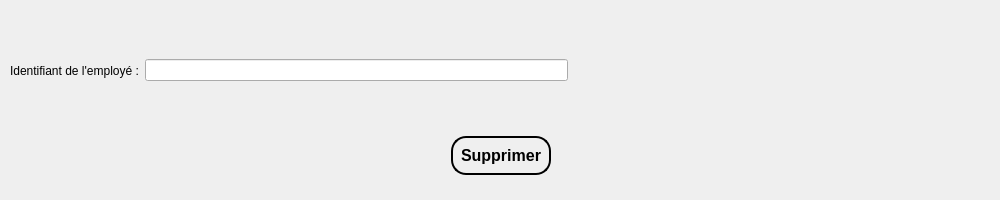
           <widget class="QWidget" name="tab_24">
            <attribute name="title">
             <string>  Supprimer employé  </string>
            </attribute>
            <widget class="QWidget" name="layoutWidget">
             <property name="geometry">
              <rect>
               <x>10</x>
               <y>40</y>
               <width>981</width>
               <height>61</height>
              </rect>
             </property>
             <layout class="QHBoxLayout" name="horizontalLayout_148">
              <item>
               <widget class="QLabel" name="label_12">
                <property name="styleSheet">
                 <string notr="true">font: 600 12pt &quot;Segoe UI&quot;;
color: rgb(0, 0, 0);</string>
                </property>
                <property name="text">
                 <string>Identifiant de l'employé :</string>
                </property>
               </widget>
              </item>
              <item>
               <widget class="QLineEdit" name="lineEdit_idSupprimer"/>
              </item>
              <item>
               <spacer name="horizontalSpacer_7">
                <property name="orientation">
                 <enum>Qt::Orientation::Horizontal</enum>
                </property>
                <property name="sizeHint" stdset="0">
                 <size>
                  <width>40</width>
                  <height>20</height>
                 </size>
                </property>
               </spacer>
              </item>
             </layout>
            </widget>
            <widget class="QWidget" name="layoutWidget">
             <property name="geometry">
              <rect>
               <x>10</x>
               <y>120</y>
               <width>981</width>
               <height>71</height>
              </rect>
             </property>
             <layout class="QHBoxLayout" name="horizontalLayout_149">
              <item>
               <spacer name="horizontalSpacer_8">
                <property name="orientation">
                 <enum>Qt::Orientation::Horizontal</enum>
                </property>
                <property name="sizeHint" stdset="0">
                 <size>
                  <width>40</width>
                  <height>20</height>
                 </size>
                </property>
               </spacer>
              </item>
              <item>
               <widget class="QPushButton" name="supprimer_e_2">
                <property name="styleSheet">
                 <string notr="true">QPushButton {
   color: black;                  /* Couleur du texte par défaut */
   border: 2px solid black;     /* Bordure légèrement plus foncée */
   border-radius: 15px;            /* Coins arrondis */
   padding: 8px 8px;             /* Espacement interne */
   font-size: 16px;               /* Taille de police */
   font-weight: bold;             /* Texte en gras */
   transition: background-color 0.3s ease; /* Transition douce pour la couleur */
}</string>
                </property>
                <property name="text">
                 <string>Supprimer</string>
                </property>
               </widget>
              </item>
              <item>
               <spacer name="horizontalSpacer_52">
                <property name="orientation">
                 <enum>Qt::Orientation::Horizontal</enum>
                </property>
                <property name="sizeHint" stdset="0">
                 <size>
                  <width>40</width>
                  <height>20</height>
                 </size>
                </property>
               </spacer>
              </item>
             </layout>
            </widget>
           </widget>
